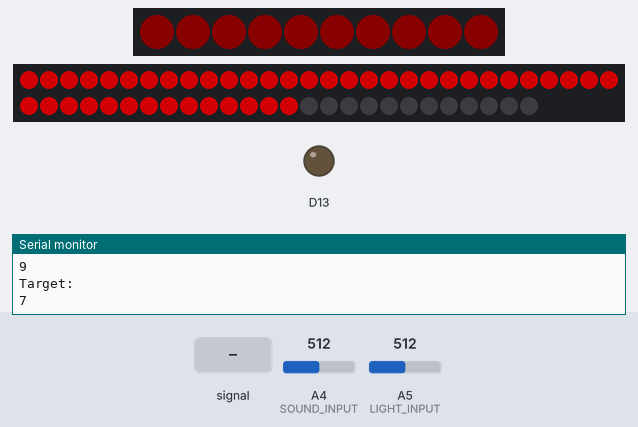
A sketch run on a simulated Adafruit Circuit Playground Express. Shown: 10 RGB LEDs in strip order, left to right, 56 RGB LEDs in strip order, left to right, continuing on the next row, output pins drawn as LEDs (lit = HIGH), the last lines printed to the serial monitor. The inputs (shaded band) are chosen by the test bench; at power-on: A5 (LIGHT_INPUT) = 512, A4 (SOUND_INPUT) = 512. Dim RGB values are drawn brighter than linear.

Above: at 1.68 s.
1.7 s: A4 (SOUND_INPUT) fed a 200 Hz sine of ±255 counts around its level
At 4.3 s:
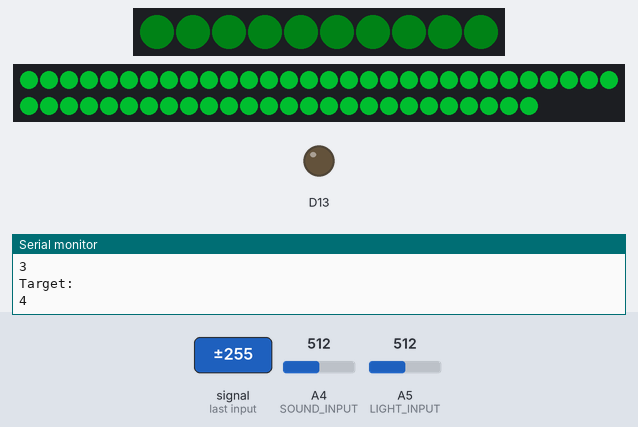
4.8 s: A5 (LIGHT_INPUT) set to 716
At 9.4 s:
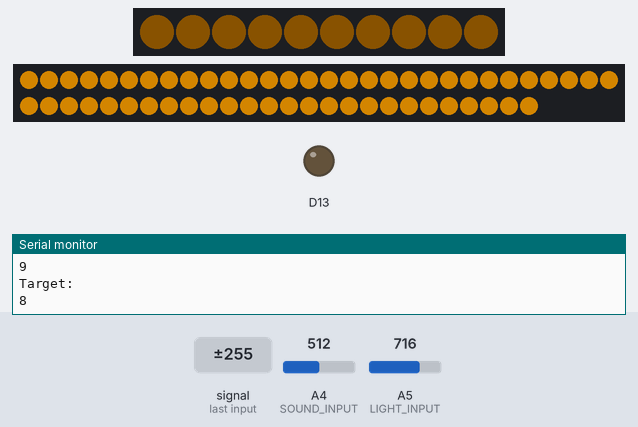
9.8 s: A4 (SOUND_INPUT) fed a 200 Hz sine of ±460 counts around its level
14.8 s: A5 (LIGHT_INPUT) set to 632
18.0 s: A5 (LIGHT_INPUT) set to 604
At 21.6 s:
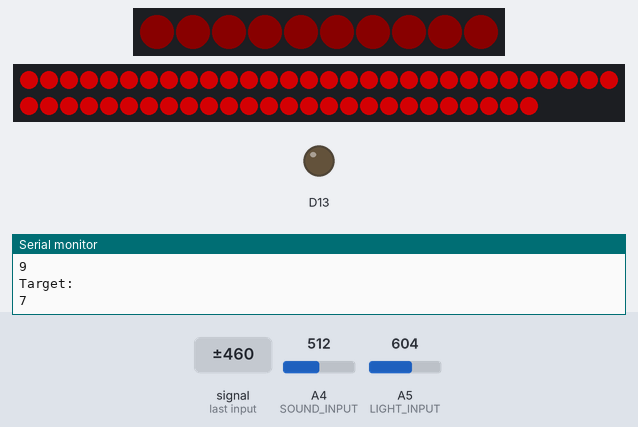
21.8 s: A5 (LIGHT_INPUT) set to 122
At 27.2 s:
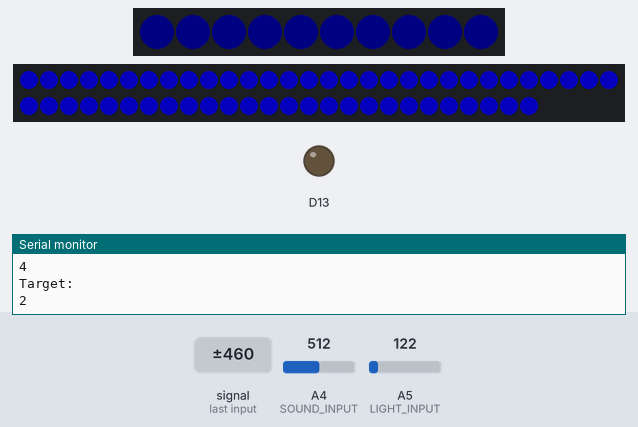
Timing chart, 0 to 28.3 s (numbered marks = the images above; inputs shaded):
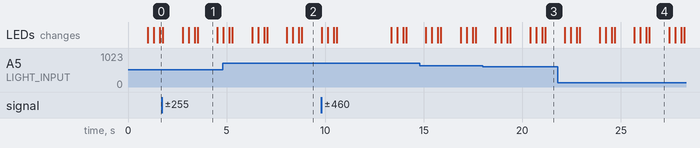

Measured:
- the behaviour switches between 623 and 622 on A5 (LIGHT_INPUT) (found by bisection; images 2 and 3)
- after the input at 1.7 s, the LEDs: first differ from a run without the input after 1.1 s (image 1 shows a later state)
- after the input at 4.8 s, the LEDs: first differ from a run without the input after 1.5 s (image 2 shows a later state)
- what the display in image 1 shows lasts 1.0 s, from 3.5 s to 4.5 s

The sketch:

circuit-pixel.ino
```cpp
#include <Adafruit_CircuitPlayground.h>
#include <Adafruit_NeoPixel.h>
#include <Wire.h>
#include <SPI.h>

#define PIN 12
#define LIGHT_INPUT  A5
#define SOUND_INPUT  A4

int totalPixels = 56;
Adafruit_NeoPixel pixels = Adafruit_NeoPixel(totalPixels, PIN, NEO_GRB + NEO_KHZ800);

uint32_t cobalt = pixels.Color(0, 2, 8);
uint32_t sherbet = pixels.Color(40, 2, 0);
uint32_t periwinkle = pixels.Color(2, 0, 80);
uint32_t salmon = pixels.Color(80, 0, 20);
uint32_t aqua = pixels.Color(0, 80, 20, 0);
uint32_t magenta = pixels.Color(80, 0, 20);
uint32_t lime = pixels.Color(20, 127, 0);
uint32_t pomengranite = pixels.Color(127, 0, 2);
uint32_t lemon = pixels.Color(127, 80, 0);

uint32_t colors[] = {cobalt, sherbet, periwinkle, salmon, aqua, magenta, lime, pomengranite, lemon, magenta, lime, pomengranite, lemon};

void setup() {
  Serial.begin(115200);
  CircuitPlayground.begin();
  pixels.begin();
}

void loop() {
  uint8_t wait = 100;

  uint16_t light = analogRead(LIGHT_INPUT);
  light = light * 9 / 800;

  uint16_t sound = 0;
  for (uint16_t i = 0; i < 10; i++) {
    uint16_t x = analogRead(SOUND_INPUT);
    if (x <  330) {
      x = 330;
    }
    if (x >  345) {
      x = 800;
    }
    sound += x;
    delay(wait);
  }
  sound = (sound / 10);
  sound = sound * 9 / 800;

  // light reading: darkness = 30; flashlight at sensor = 800;
  Serial.println("Light reading:");
  Serial.println(light, DEC);

  // sound reading: quiet = 340; conversation = 480; disco = 800
  Serial.println("Sound reading:");
  Serial.println(sound, DEC);

  uint32_t target = (light + sound) / 2;
  if (target > 10) {
    target = 10;
  }

  Serial.println("Target:");
  Serial.println(target);
  colorWipe(colors[target]);
}

void colorWipe(uint32_t color) {
  uint8_t wait = 10;

  // color the lights on the Circuit Playground
  for (uint16_t i = 0; i < 10; i++) {
    CircuitPlayground.setPixelColor(i, color);
    delay(wait);
  }

  // color the pixels
  for (uint16_t i = 0; i < totalPixels; i++) {
    pixels.setPixelColor(i, color);
    pixels.show();
    delay(wait);
  }
}
```
